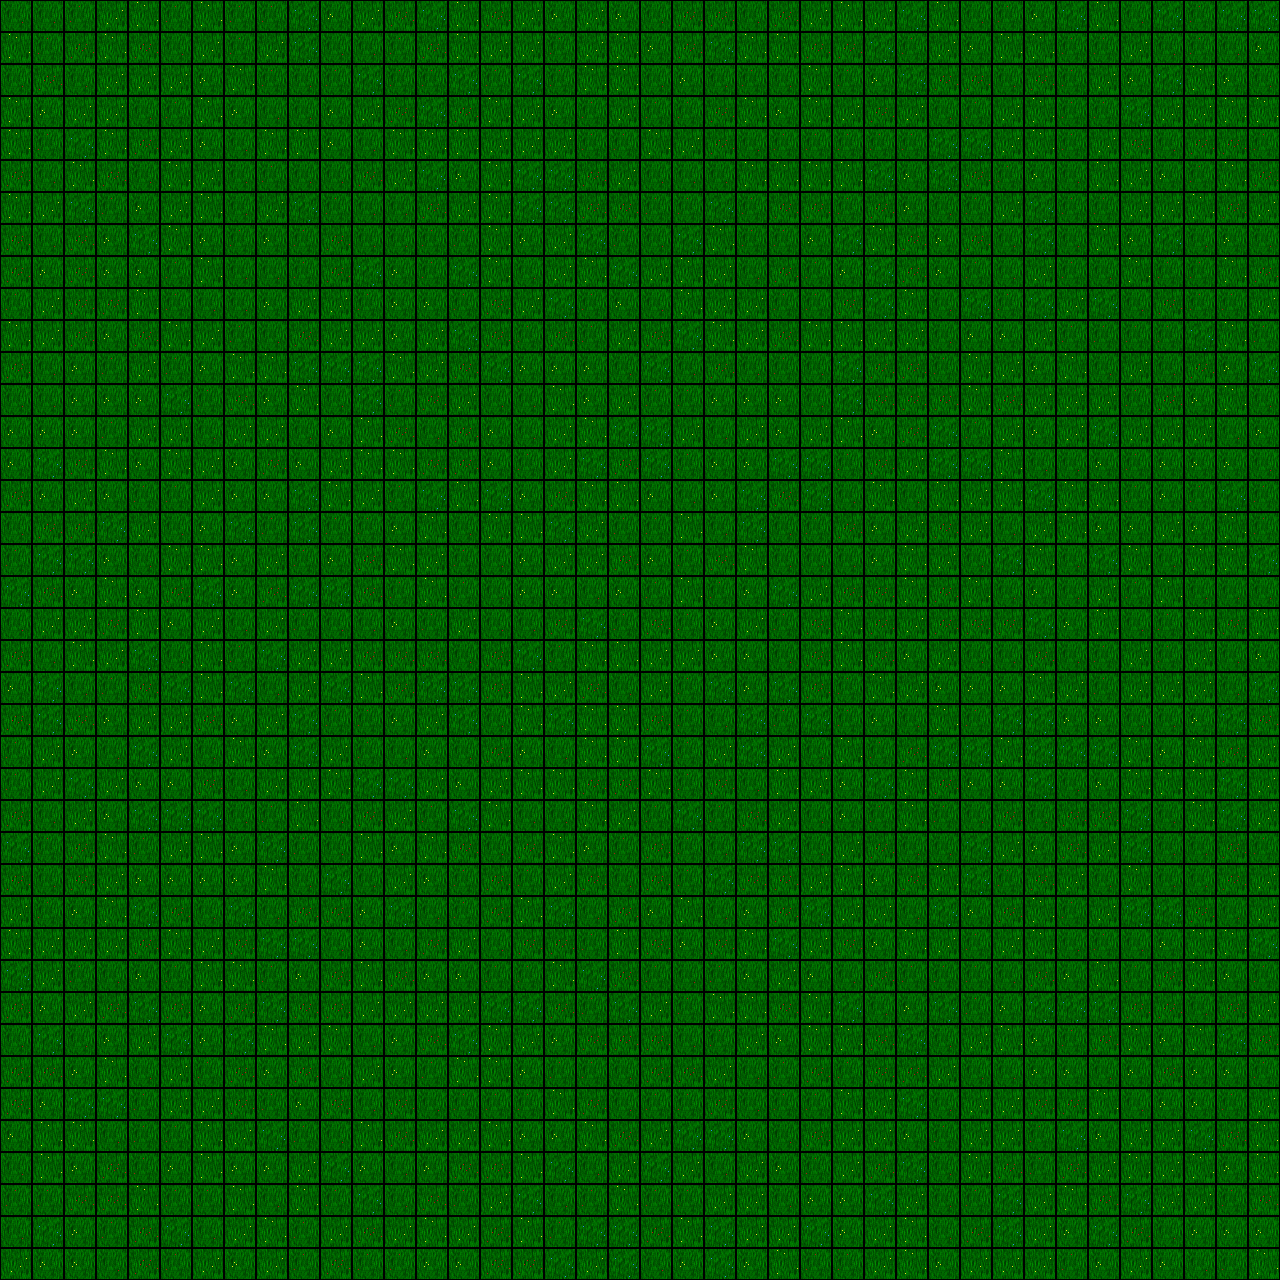

This is a level from a 2D game, rendered from its Tiled map with the project's own tilesets. A one-line summary and the map file follow, with tile-layer data summarised:
An orthogonal 40x40 tile map with 32x32 px tiles, 2 tile layers (Tile Layer 1, Tile Layer 2), 4 tilesets.

<map version="1.0" orientation="orthogonal" renderorder="right-down" width="40" height="40" tilewidth="32" tileheight="32" nextobjectid="1">
 <tileset firstgid="1" name="DungeonCrawl_ProjectUtumnoTileset" tilewidth="32" tileheight="32" tilecount="3072" columns="64">
  <image source="DungeonCrawl_ProjectUtumnoTileset.png" width="2048" height="1536" />
 </tileset>
 <tileset firstgid="3073" name="blackborder" tilewidth="32" tileheight="32" tilecount="1" columns="1">
  <image source="blackborder.png" width="32" height="32" />
 </tileset>
 <tileset firstgid="3074" name="blackborder" tilewidth="32" tileheight="32" tilecount="1" columns="1">
  <image source="blackborder.png" width="32" height="32" />
 </tileset>
 <tileset firstgid="3075" name="DungeonCrawl_ProjectUtumnoTileset" tilewidth="32" tileheight="32" tilecount="3072" columns="64">
  <image source="DungeonCrawl_ProjectUtumnoTileset.png" width="2048" height="1536" />
 </tileset>
 <layer name="Tile Layer 1" width="40" height="40">
  <data>[1600 cells, 1600 non-empty, 7 distinct tile ids]</data>
 </layer>
 <layer name="Tile Layer 2" width="40" height="40">
  <data>[1600 cells, 1600 non-empty, 1 distinct tile ids]</data>
 </layer>
</map>
